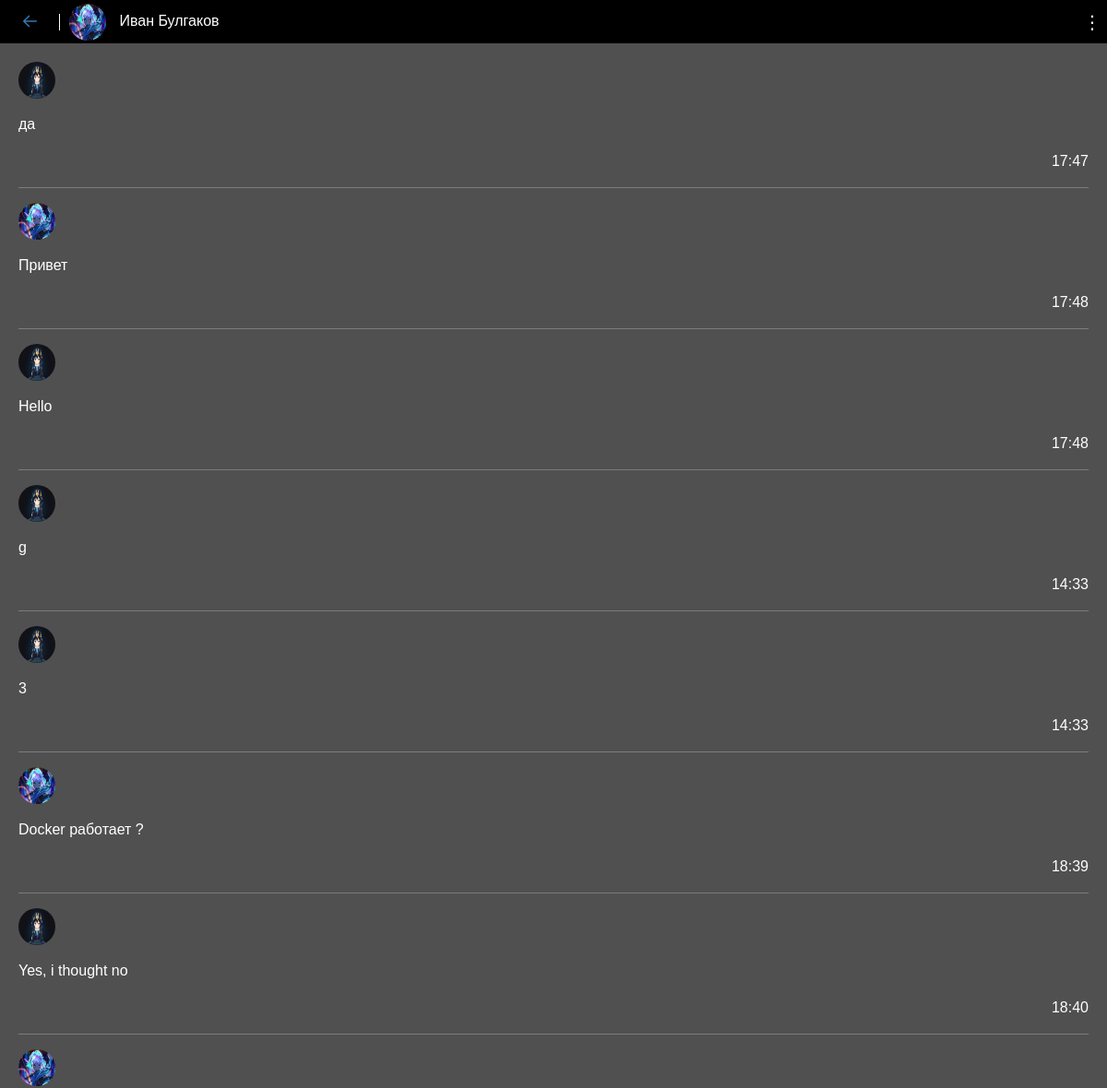
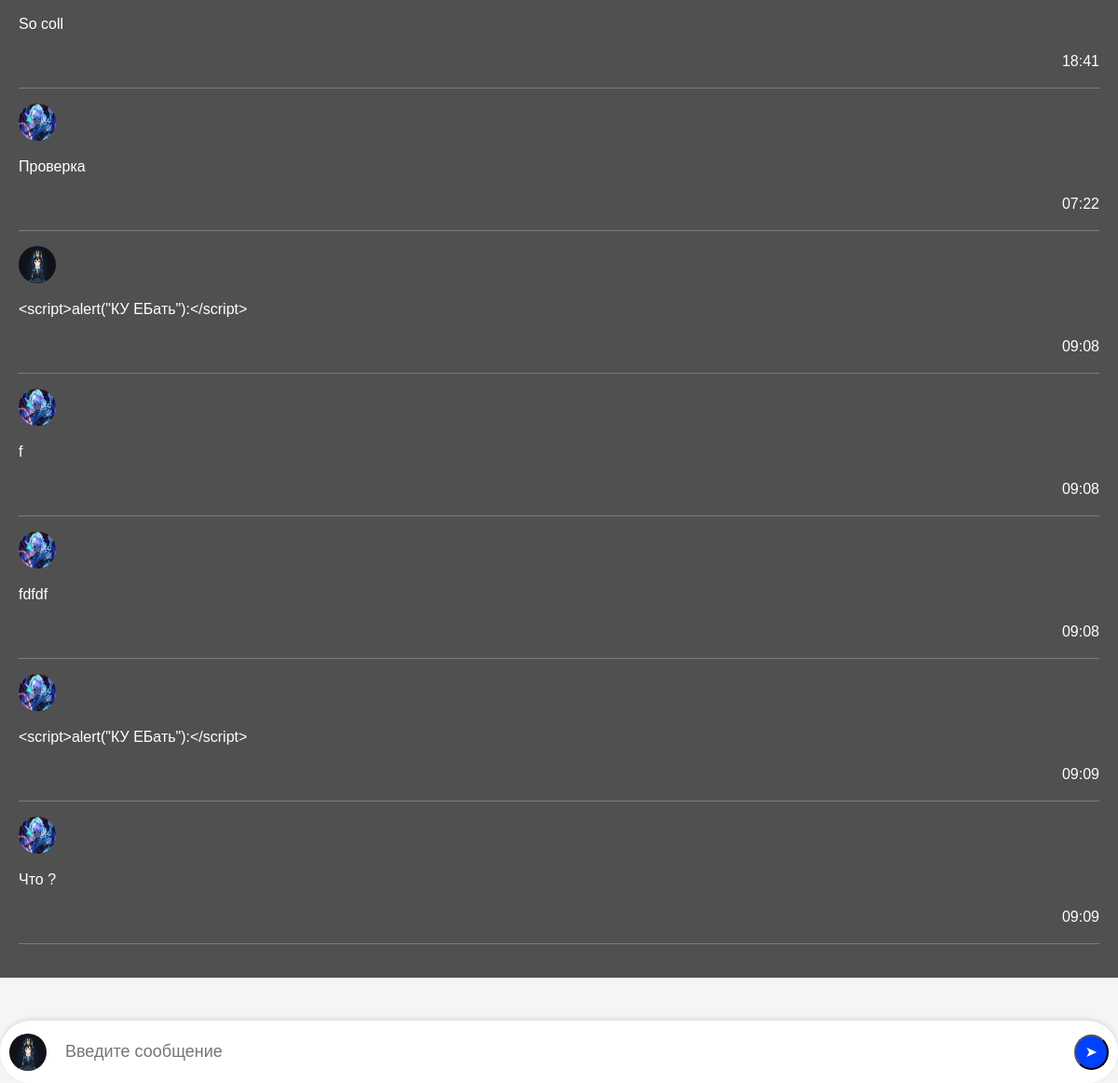
The page /messages/7/ (signed in) on the database its author committed (2 pictures, top to bottom).
### user_profile/models.py (models this page shows, shortened)
class Profile(models.Model):
    user = models.OneToOneField(User, null=True, blank=True, on_delete=models.CASCADE)
    first_name = models.CharField(max_length=100)
    last_name = models.CharField(max_length=100)
    email = models.EmailField()
    telegram_url = models.URLField(blank=True, null=True)
    youtube_url = models.URLField(blank=True, null=True)
    vk_url = models.URLField(blank=True, null=True)
    profile_picture = models.ImageField("Изображения", default="profile_pictures/default_profile_picture.jpg",
                                        null=True,
                                        blank=True, upload_to='media/profile_pictures')
    city = models.CharField(max_length=100)

### user_messeges/models.py (models this page shows, shortened)
class ConversationMessage(models.Model):
    conversation = models.ForeignKey(Conversation, related_name='messages', on_delete=models.CASCADE)
    content = models.TextField()
    created_at = models.DateTimeField(auto_now_add=True)
    created_by = models.ForeignKey(User, related_name='created_messages', on_delete=models.CASCADE)

### user_messeges/views.py (the view)
# urls.py: path('messages/<int:pk>/', views.detail, name='detail'),
@login_required
def detail(request, pk):
    conversation = Conversation.objects.filter(members__in=[request.user.id]).get(pk=pk)
    interlocutor = conversation.members.exclude(id=request.user.id).first()
    if request.method == 'POST':
        form = ConversationMessageForm(request.POST)
        if form.is_valid():
            conversation_message = form.save(commit=False)
            conversation_message.conversation = conversation
            conversation_message.created_by = request.user
            conversation_message.save()
            conversation.save()
            return redirect('detail', pk=pk)
    else:
        form = ConversationMessageForm()
    return render(request, 'detail.html', {
        'conversation': conversation,
        'form': form,
        'interlocutor': interlocutor
    })

### user_messeges/forms.py
class ConversationMessageForm(forms.ModelForm):
    class Meta:
        model = ConversationMessage
        fields = ['content']
        widgets = {
            "content": Textarea(attrs={
                'class': 'form-control',
                'placeholder': 'Сообщения'
            }),
        }

### user_messeges/templates/detail.html (shortened to what this page needs)
{% extends 'tasks_app/layout.html' %}
{% load static %}
{% block content %}
<div class="col">
    <a class="arrow-3" href="/message/">
    </a>
    <a href="{% url 'user_profile' interlocutor.id %}" class="user-link">
        <img class="profile-pic" src="{{ interlocutor.profile.profile_picture.url }}">
        {{ interlocutor.profile.first_name }} {{ interlocutor.profile.last_name }}
    </a>
    <div class="dropdown">
        <button class="dropbtn">⋮</button>
    </div>
</div>
<div id="here">
    <div class="chat-container">
        {% for message in conversation.messages.all %}
        <div class="message-container {% if message.created_by == request.user %}right{% else %}left{% endif %}"
             {% if forloop.last %}id="last-message" {% endif %}>
            <div class="messages">
                <img class="profile-pic" src="{{ message.created_by.profile.profile_picture.url }}">
                <p>{{ message.content|linebreaks|urlize }}</p>
                <div class="time_mess" align="right">{{ message.created_at|time:"H:i" }}</div>
                <hr>
            </div>
        </div>
        {% endfor %}
    </div>
</div>
<form method="post">
    <div id="message-input-container">
        <img id="profile-pic" class="profile-pic" src="{{ request.user.profile.profile_picture.url }}">
        <input id="message-input" type="text" name="content" placeholder="Введите сообщение" required>
        <button type="submit" class="send-button" style="background-color: #0040FF; border-radius: 50%; padding: 5px 10px;
         color: white; margin-left: 120px;">
            ➤
        </button>
    </div>
</form>
{% endblock %}

### tasks_app/static/tasks_app/css/tasks_app.css (style rules this page uses)
html, body { width: 100%; height:100%; }
body { background: #0B0C10; }
:root { --var-bgcolor: #fff; --var-fontcolor: #000; }
body { background-color: var(--var-bgcolor); color: var(--var-fontcolor); }

### user_messeges/templates/detail.html (style rules this page uses)
body { background-color: #F5F5F5; margin: 0; padding: 0; font-family: Arial, sans-serif; }
.chat-container { background-color: #000000ab; padding: 20px; color: white; height: calc(100vh - 160px); overflow-y: auto; margin-left: auto; margin-right: auto; }
.message-container { margin-bottom: 10px; }
#message-input-container { display: flex; align-items: center; position: fixed; bottom: 0; left: 0; width: 100%; padding: 10px; background-color: #fff; box-shadow: 0 -2px 5px rgba(0, 0, 0, 0.1); border-radius: 50px; }
#message-input { width: 85%; border: none; outline: none; font-size: 18px; padding: 10px; border-radius: 50px; }
.profile-pic { width: 40px; height: 40px; border-radius: 50%; margin-right: 10px; }
.user-link { color: white; text-decoration: none; margin-left: 10px; }
.arrow-3 { color: #337AB7; cursor: pointer; text-decoration: none; font-size: 18px; height: 18px; line-height: 18px; display: inline-flex; align-items: center; }
.arrow-3 .arrow-3-icon { position: relative; top: -1px; transition: transform 0.3s ease; vertical-align: middle; transform: rotate(180deg); margin: 6px; }
.col { display: flex; align-items: center; background: #000; width: auto; height: 47px; padding: 0 10px; }
.arrow-3::after { content: ""; display: block; width: 1px; height: 100%; background-color: #fff; margin-left: 10px; justify-content: flex-end; }
.dropdown { position: absolute; right: 0; display: inline-block; justify-content: flex-end; }
.dropbtn { background: none; border: none; font-size: 20px; cursor: pointer; outline: none; color: #fff; }

### rows shown on the page
ConversationMessage: created_by.profile.profile_picture (picture), content "да", created_at "17:47"
ConversationMessage: created_by.profile.profile_picture (picture), content "Привет", created_at "17:48"
ConversationMessage: created_by.profile.profile_picture (picture), content "Hello", created_at "17:48"
ConversationMessage: created_by.profile.profile_picture (picture), content "g", created_at "14:33"
ConversationMessage: created_by.profile.profile_picture (picture), content "3", created_at "14:33"
ConversationMessage: created_by.profile.profile_picture (picture), content "Docker работает ?", created_at "18:39"
ConversationMessage: created_by.profile.profile_picture (picture), content "Yes, i thought no", created_at "18:40"
ConversationMessage: created_by.profile.profile_picture (picture), content "So coll", created_at "18:41"
ConversationMessage: created_by.profile.profile_picture (picture), content "Проверка", created_at "07:22"
ConversationMessage: created_by.profile.profile_picture (picture), content "<script>alert(\"КУ ЕБать\"):</script>", created_at "09:08"
ConversationMessage: created_by.profile.profile_picture (picture), content "f", created_at "09:08"
ConversationMessage: created_by.profile.profile_picture (picture), content "fdfdf", created_at "09:08"
ConversationMessage: created_by.profile.profile_picture (picture), content "<script>alert(\"КУ ЕБать\"):</script>", created_at "09:09"
ConversationMessage: created_by.profile.profile_picture (picture), content "Что ?", created_at "09:09"

### other values the page prints
{{ interlocutor.profile.first_name }} "Иван"
{{ interlocutor.profile.last_name }} "Булгаков"
